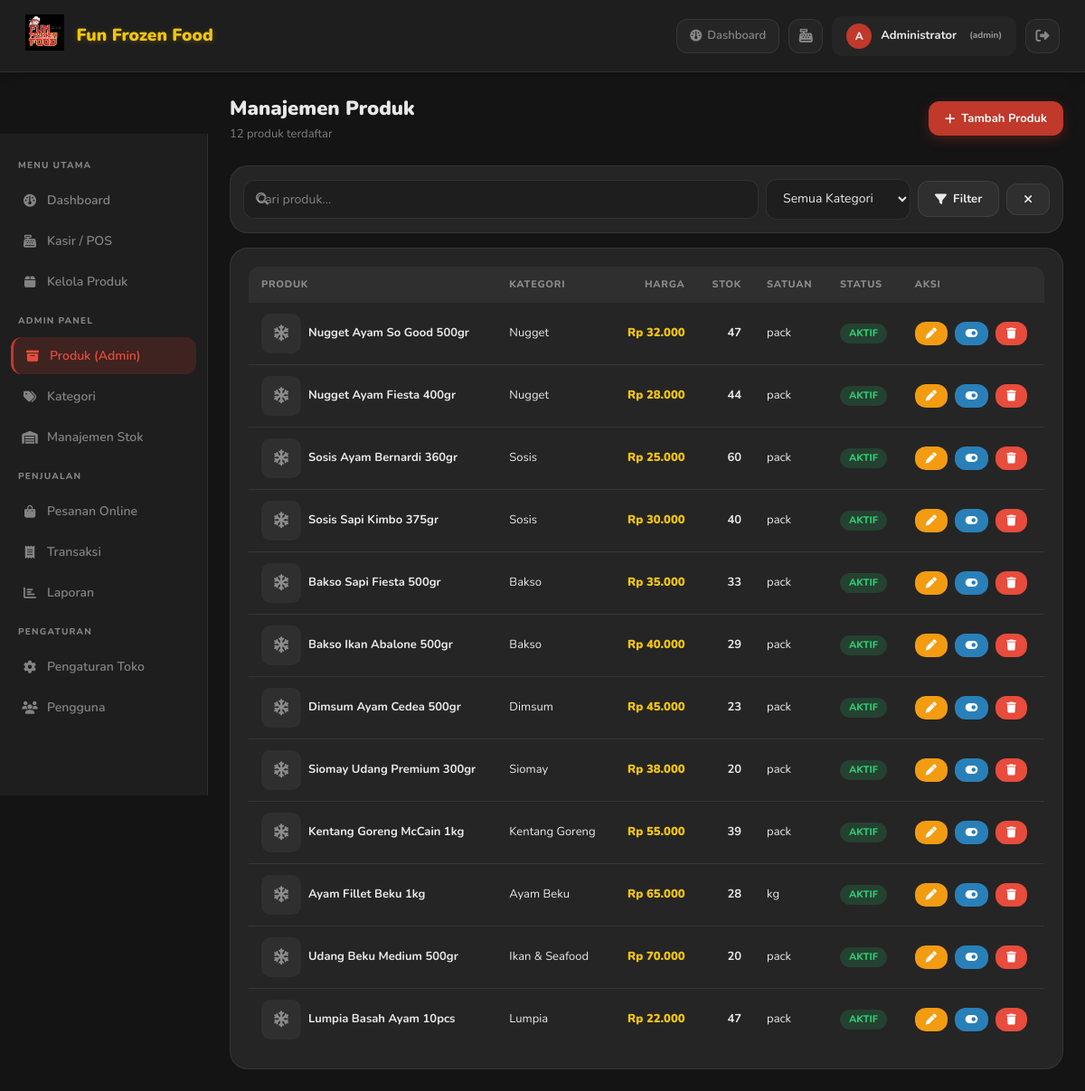
/admin/products.php (signed in), run on the app's committed database.
### tables this page shows
CREATE TABLE `products` (
  `id` int NOT NULL AUTO_INCREMENT,
  `category_id` int DEFAULT NULL,
  `name` varchar(150) NOT NULL,
  `price` decimal(12,2) NOT NULL DEFAULT '0.00',
  `stock` int NOT NULL DEFAULT '0',
  `unit` varchar(20) NOT NULL DEFAULT 'pcs',
  `image` varchar(255) DEFAULT NULL,
  `description` text,
  `status` tinyint(1) NOT NULL DEFAULT '1',
  `low_stock_alert` int NOT NULL DEFAULT '5',
  `created_at` datetime NOT NULL DEFAULT CURRENT_TIMESTAMP,
  `updated_at` datetime NOT NULL DEFAULT CURRENT_TIMESTAMP ON UPDATE CURRENT_TIMESTAMP,
  PRIMARY KEY (`id`),
  KEY `fk_product_category` (`category_id`),
  CONSTRAINT `fk_product_category` FOREIGN KEY (`category_id`) REFERENCES `categories` (`id`) ON DELETE SET NULL
);

CREATE TABLE `categories` (
  `id` int NOT NULL AUTO_INCREMENT,
  `name` varchar(100) NOT NULL,
  `created_at` datetime NOT NULL DEFAULT CURRENT_TIMESTAMP,
  PRIMARY KEY (`id`)
);

### config/config.php (called while the page is built, shortened)
<?php
function formatRupiah(float $amount): string {
    return 'Rp ' . number_format($amount, 0, ',', '.');
}
function sanitize(string $input): string {
    return strip_tags(trim($input));
}

### admin/products.php (the view, shortened to what this page needs)
<?php
require_once '../config/config.php';
$db = getDB();
$search    = sanitize($_GET['search'] ?? '');
$page      = max(1, (int)($_GET['page'] ?? 1));
$limit     = 12;
$offset    = ($page - 1) * $limit;
$where  = ['1=1'];
$params = [];
$totalStmt = $db->prepare("SELECT COUNT(*) FROM products p WHERE " . implode(' AND ', $where));
$totalStmt->execute($params);
$totalRows  = (int)$totalStmt->fetchColumn();
$stmt = $db->prepare("SELECT p.*, c.name as cat_name FROM products p
    LEFT JOIN categories c ON p.category_id = c.id
    WHERE " . implode(' AND ', $where) . "
    ORDER BY p.created_at DESC LIMIT {$limit} OFFSET {$offset}");
$stmt->execute($params);
$products = $stmt->fetchAll();
include '../includes/header.php';
?>
<div class="admin-layout">
<?php include '../includes/sidebar.php'; ?>
<div class="admin-content">
  <div class="page-header">
    <div>
      <div class="page-title">Manajemen Produk</div>
      <div class="page-subtitle"><?= number_format($totalRows) ?> produk terdaftar</div>
    </div>
    <button class="btn btn-primary" onclick="openProductModal()">
      <i class="fa-solid fa-plus"></i> Tambah Produk
    </button>
  </div>
  <div class="card mb-3" style="padding:14px">
    <form method="GET" class="d-flex gap-2 flex-wrap align-center">
      <div class="search-wrap" style="flex:1;min-width:180px">
        <i class="fa-solid fa-search"></i>
        <input type="text" name="search" class="form-control search-input" placeholder="Cari produk..." value="<?= htmlspecialchars($search) ?>">
      </div>
      <select name="cat" class="form-select" style="width:160px">
        <option value="">Semua Kategori</option>
      </select>
      <button type="submit" class="btn btn-secondary"><i class="fa-solid fa-filter"></i> Filter</button>
      <a href="products.php" class="btn btn-secondary"><i class="fa-solid fa-xmark"></i></a>
    </form>
  </div>
  <div class="card">
    <div class="desktop-table">
    <div class="table-wrap">
      <table>
        <thead>
          <tr>
            <th>Produk</th>
            <th>Kategori</th>
            <th class="text-right">Harga</th>
            <th class="text-right">Stok</th>
            <th>Satuan</th>
            <th>Status</th>
            <th>Aksi</th>
          </tr>
        </thead>
        <tbody>
        <?php if (empty($products)): ?>
        <tr><td colspan="7"><div class="empty-state" style="padding:30px"><i class="fa-solid fa-box-open"></i><p>Produk tidak ditemukan</p></div></td></tr>
        <?php else: ?>
        <?php foreach ($products as $p): ?>
        <tr>
          <td>
            <div class="d-flex align-center gap-2">
              <?php if ($p['image'] && file_exists(UPLOAD_PATH . 'products/' . $p['image'])): ?>
              <img src="<?= BASE_URL ?>/uploads/products/<?= htmlspecialchars($p['image']) ?>" class="product-thumb" alt="">
              <?php else: ?>
              <div class="product-no-img"><i class="fa-solid fa-snowflake"></i></div>
              <?php endif; ?>
              <span class="fw-bold"><?= htmlspecialchars($p['name']) ?></span>
            </div>
          </td>
          <td><?= htmlspecialchars($p['cat_name'] ?? '-') ?></td>
          <td class="text-right fw-bolder text-yellow"><?= formatRupiah($p['price']) ?></td>
          <td class="text-right">
            <span class="fw-bold <?= $p['stock']==0?'text-danger':($p['stock']<=$p['low_stock_alert']?'text-warning':'') ?>">
              <?= number_format($p['stock']) ?>
            </span>
          </td>
          <td><?= htmlspecialchars($p['unit']) ?></td>
          <td>
            <span class="badge <?= $p['status']?'badge-success':'badge-danger' ?>">
              <?= $p['status']?'Aktif':'Nonaktif' ?>
            </span>
          </td>
          <td>
            <div class="d-flex gap-2">
              <button class="btn btn-sm btn-warning" onclick='editProduct(<?= json_encode($p, JSON_HEX_QUOT | JSON_HEX_TAG) ?>)'>
                <i class="fa-solid fa-pen"></i>
              </button>
              <form method="POST" style="display:inline" onsubmit="return confirm('Toggle status produk ini?')">
                <button type="submit" class="btn btn-sm btn-info"><i class="fa-solid fa-toggle-on"></i></button>
              </form>
              <form method="POST" style="display:inline" onsubmit="return confirm('Hapus produk ini? Data tidak bisa dikembalikan!')">
                <button type="submit" class="btn btn-sm btn-danger"><i class="fa-solid fa-trash"></i></button>
              </form>
            </div>
          </td>
        </tr>
        <?php endforeach; ?>
        <?php endif; ?>
        </tbody>
      </table>
    </div>
    </div>
  </div>
</div>
</div>
<?php include '../includes/footer.php'; ?>

### assets/css/style.css (style rules this page uses)
*, *::before, *::after { box-sizing: border-box; margin: 0; padding: 0; }
:root { --red: #c0392b; --red-dark: #962d22; --red-light: #e74c3c; --yellow: #f1c40f; --yellow-dark: #d4ac0d; --orange: #e67e22; --dark: #1e1e1e; --darker: #141414; --surface: #252525; --surface2: #2f2f2f; --border: rgba(255,255,255,0.08); --white: #ffffff; --text: rgba(255,255,255,0.9); --text-muted: rgba(255,255,255,0.45); --success: #27ae60; --warning: #f39c12; --danger: #e74c3c; --info: #2980b9; --radius: 12px; --radius-lg: 20px; --shadow: 0 4px 20px rgba(0,0,0,0.3); --shadow-lg: 0 12px 40px rgba(0,0,0,0.4); --transition: all 0.2s ease; }
html { scroll-behavior: smooth; overflow-x: hidden; }
body { font-family: 'Nunito', sans-serif; background: var(--darker); color: var(--text); min-height: 100vh; line-height: 1.5; overflow-x: hidden; }
.admin-layout { display: flex; min-height: calc(100vh - 63px); max-width: 100%; overflow-x: hidden; }
.admin-content { flex: 1; padding: 24px; overflow-x: hidden; }
.page-header { display: flex; align-items: center; justify-content: space-between; margin-bottom: 24px; gap: 12px; flex-wrap: wrap; }
.page-title { font-size: 22px; font-weight: 900; color: var(--text); }
.page-subtitle { font-size: 13px; color: var(--text-muted); margin-top: 2px; }
.card { background: var(--surface); border: 1px solid var(--border); border-radius: var(--radius-lg); padding: 20px; max-width: 100%; overflow: hidden; word-break: break-word; }
.btn { display: inline-flex; align-items: center; gap: 7px; padding: 10px 18px; border-radius: var(--radius); font-size: 13px; font-weight: 700; cursor: pointer; border: none; transition: var(--transition); text-decoration: none; font-family: 'Nunito', sans-serif; white-space: nowrap; }
.btn-sm { padding: 7px 12px; font-size: 12px; }
.btn-primary { background: var(--red); color: var(--white); box-shadow: 0 4px 14px rgba(192,57,43,0.3); }
.btn-warning { background: var(--warning); color: var(--white); }
.btn-danger { background: var(--danger); color: var(--white); }
.btn-info { background: var(--info); color: var(--white); }
.btn-secondary { background: var(--surface2); color: var(--text); border: 1px solid var(--border); }
.form-control, .form-select { width: 100%; padding: 11px 14px; background: var(--dark); border: 1.5px solid var(--border); border-radius: var(--radius); color: var(--text); font-size: 14px; font-family: 'Nunito', sans-serif; transition: var(--transition); outline: none; }
.form-control::placeholder { color: var(--text-muted); }
.form-select option { background: var(--dark); color: var(--text); }
.table-wrap { overflow-x: auto; border-radius: var(--radius); }
table { width: 100%; border-collapse: collapse; font-size: 13px; }
thead th { background: var(--surface2); padding: 12px 14px; font-size: 11px; font-weight: 800; text-transform: uppercase; letter-spacing: 0.7px; color: var(--text-muted); text-align: left; }
tbody tr { border-bottom: 1px solid var(--border); transition: var(--transition); }
tbody tr:last-child { border-bottom: none; }
td { padding: 12px 14px; vertical-align: middle; }
.badge { display: inline-flex; align-items: center; gap: 4px; padding: 3px 10px; border-radius: 99px; font-size: 11px; font-weight: 800; text-transform: uppercase; }
.badge-success { background: rgba(39,174,96,0.2); color: #2ecc71; }
.product-no-img { width: 44px; height: 44px; border-radius: 10px; background: var(--surface2); display: flex; align-items: center; justify-content: center; color: var(--text-muted); font-size: 18px; }
.search-wrap { position: relative; flex: 1; }
.search-wrap i { position: absolute; left: 14px; top: 50%; transform: translateY(-50%); color: var(--text-muted); font-size: 14px; }
.text-right { text-align: right; }
.fw-bold { font-weight: 700; }
.fw-bolder { font-weight: 900; }
.text-yellow { color: var(--yellow); }
.mb-3 { margin-bottom: 16px; }
.gap-2 { gap: 8px; }
.d-flex { display: flex; }
.align-center { align-items: center; }
.flex-wrap { flex-wrap: wrap; }
.desktop-table { display: block; }

### data on the page
products: name "Nugget Ayam So Good 500gr", category.name "Nugget", price "Rp 32.000", stock "47", unit "pack", status "AKTIF"
products: name "Nugget Ayam Fiesta 400gr", category.name "Nugget", price "Rp 28.000", stock "44", unit "pack", status "AKTIF"
products: name "Sosis Ayam Bernardi 360gr", category.name "Sosis", price "Rp 25.000", stock "60", unit "pack", status "AKTIF"
products: name "Sosis Sapi Kimbo 375gr", category.name "Sosis", price "Rp 30.000", stock "40", unit "pack", status "AKTIF"
products: name "Bakso Sapi Fiesta 500gr", category.name "Bakso", price "Rp 35.000", stock "33", unit "pack", status "AKTIF"
products: name "Bakso Ikan Abalone 500gr", category.name "Bakso", price "Rp 40.000", stock "29", unit "pack", status "AKTIF"
products: name "Dimsum Ayam Cedea 500gr", category.name "Dimsum", price "Rp 45.000", stock "23", unit "pack", status "AKTIF"
products: name "Siomay Udang Premium 300gr", category.name "Siomay", price "Rp 38.000", stock "20", unit "pack", status "AKTIF"
products: name "Kentang Goreng McCain 1kg", category.name "Kentang Goreng", price "Rp 55.000", stock "39", unit "pack", status "AKTIF"
products: name "Ayam Fillet Beku 1kg", category.name "Ayam Beku", price "Rp 65.000", stock "28", unit "kg", status "AKTIF"
products: name "Udang Beku Medium 500gr", category.name "Ikan & Seafood", price "Rp 70.000", stock "20", unit "pack", status "AKTIF"
products: name "Lumpia Basah Ayam 10pcs", category.name "Lumpia", price "Rp 22.000", stock "47", unit "pack", status "AKTIF"

### other printed values
$storeName "Fun Frozen Food"
$userInitial "A"
$_SESSION['full_name'] "Administrator"
$_SESSION['user_role'] "admin"
$totalRows "12"
